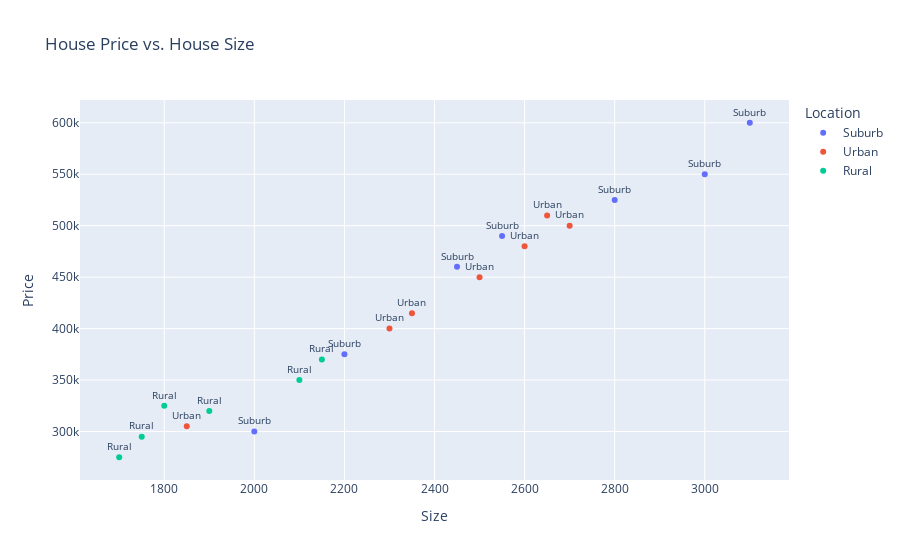

The notebook cell saved with this chart:
### Code cell
fig = px.scatter(df, x="Size", y="Price", color="Location", title="House Price vs. House Size", hover_data={"Bedrooms": True, 
"Bathrooms": True, 
"Age": True, 
"Size": False
}, text="Location")

fig.update_traces(
    textposition='top center',  # or 'middle center', 'bottom right', etc.
    textfont_size=10
)

fig.show()

### Figure 1 — Plotly figure (JSON) as saved in the notebook; plotly's stock layout.template omitted (floating-point values rounded to 4 significant figures)
{"data": [{"customdata": [[3, 2, 10], [5, 4, 8], [3, 2, 7], [5, 4, 3], [4, 3, 6], [4, 3, 5], [4, 3, 11]], "hovertemplate": "Location=%{text}<br>Price=%{y}<br>Bedrooms=%{customdata[0]}<br>Bathrooms=%{customdata[1]}<br>Age=%{customdata[2]}<extra></extra>", "legendgroup": "Suburb", "marker": {"color": "#636efa", "symbol": "circle"}, "mode": "markers+text", "name": "Suburb", "orientation": "v", "showlegend": true, "text": ["Suburb", "Suburb", "Suburb", "Suburb", "Suburb", "Suburb", "Suburb"], "textfont": {"size": 10}, "textposition": "top center", "type": "scatter", "x": [2000, 3000, 2200, 3100, 2800, 2550, 2450], "xaxis": "x", "y": [300000, 550000, 375000, 600000, 525000, 490000, 460000], "yaxis": "y"}, {"customdata": [[4, 3, 5], [4, 3, 12], [4, 3, 4], [4, 3, 9], [3, 2, 14], [3, 2, 20], [4, 3, 6]], "hovertemplate": "Location=%{text}<br>Price=%{y}<br>Bedrooms=%{customdata[0]}<br>Bathrooms=%{customdata[1]}<br>Age=%{customdata[2]}<extra></extra>", "legendgroup": "Urban", "marker": {"color": "#EF553B", "symbol": "circle"}, "mode": "markers+text", "name": "Urban", "orientation": "v", "showlegend": true, "text": ["Urban", "Urban", "Urban", "Urban", "Urban", "Urban", "Urban"], "textfont": {"size": 10}, "textposition": "top center", "type": "scatter", "x": [2500, 2300, 2700, 2600, 2350, 1850, 2650], "xaxis": "x", "y": [450000, 400000, 500000, 480000, 415000, 305000, 510000], "yaxis": "y"}, {"customdata": [[3, 2, 15], [3, 2, 20], [2, 1, 25], [3, 2, 18], [2, 1, 22], [3, 2, 8]], "hovertemplate": "Location=%{text}<br>Price=%{y}<br>Bedrooms=%{customdata[0]}<br>Bathrooms=%{customdata[1]}<br>Age=%{customdata[2]}<extra></extra>", "legendgroup": "Rural", "marker": {"color": "#00cc96", "symbol": "circle"}, "mode": "markers+text", "name": "Rural", "orientation": "v", "showlegend": true, "text": ["Rural", "Rural", "Rural", "Rural", "Rural", "Rural"], "textfont": {"size": 10}, "textposition": "top center", "type": "scatter", "x": [2100, 1800, 1700, 1900, 1750, 2150], "xaxis": "x", "y": [350000, 325000, 275000, 320000, 295000, 370000], "yaxis": "y"}], "layout": {"legend": {"title": {"text": "Location"}, "tracegroupgap": 0}, "title": {"text": "House Price vs. House Size"}, "xaxis": {"anchor": "y", "domain": [0, 1], "title": {"text": "Size"}}, "yaxis": {"anchor": "x", "domain": [0, 1], "title": {"text": "Price"}}}}
